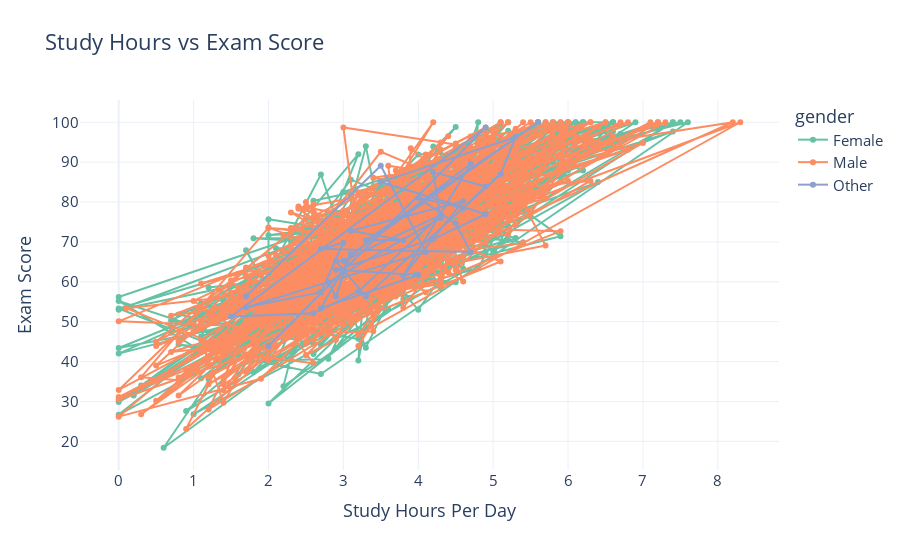

This figure's notebook cell:
### Code cell
fig = px.line(
    df,
    x='study_hours_per_day',
    y='exam_score',
    color='gender',
    markers=True,
    title='Study Hours vs Exam Score',
    labels={'study_hours_per_day': 'Study Hours Per Day', 'exam_score': 'Exam Score'},
)
fig.update_layout(
    title_font_size=22,
    font=dict(size=15),
    hoverlabel=dict(bgcolor="white", font_size=14, font_family="Arial")
)
fig.show()

### Figure 1 — Plotly figure (JSON) as saved in the notebook; plotly's stock layout.template omitted (floating-point values rounded to 4 significant figures; data arrays with more than 128 entries replaced by an {"elided": "..."} marker saying what was removed)
{"data": [{"hovertemplate": "gender=Female<br>Study Hours Per Day=%{x}<br>Exam Score=%{y}<extra></extra>", "legendgroup": "Female", "line": {"color": "rgb(102,194,165)", "dash": "solid"}, "marker": {"symbol": "circle"}, "mode": "lines+markers", "name": "Female", "orientation": "v", "showlegend": true, "type": "scatter", "x": {"elided": "481 float values"}, "xaxis": "x", "y": {"elided": "481 float values"}, "yaxis": "y"}, {"hovertemplate": "gender=Male<br>Study Hours Per Day=%{x}<br>Exam Score=%{y}<extra></extra>", "legendgroup": "Male", "line": {"color": "rgb(252,141,98)", "dash": "solid"}, "marker": {"symbol": "circle"}, "mode": "lines+markers", "name": "Male", "orientation": "v", "showlegend": true, "type": "scatter", "x": {"elided": "477 float values"}, "xaxis": "x", "y": {"elided": "477 float values"}, "yaxis": "y"}, {"hovertemplate": "gender=Other<br>Study Hours Per Day=%{x}<br>Exam Score=%{y}<extra></extra>", "legendgroup": "Other", "line": {"color": "rgb(141,160,203)", "dash": "solid"}, "marker": {"symbol": "circle"}, "mode": "lines+markers", "name": "Other", "orientation": "v", "showlegend": true, "type": "scatter", "x": [2, 4.9, 1.5, 2.6, 3.2, 4.3, 3, 2.9, 3.3, 5.1, 5.3, 3.5, 4.9, 4.2, 2.9, 4, 2.7, 3.1, 4.7, 3.8, 4.6, 3.1, 3.8, 3.3, 5.6, 3.1, 2.9, 2.8, 4.3, 4.2, 4.9, 4.6, 4, 4.5, 4.7, 2.7, 3, 2.7, 1.7, 4.1, 3.5, 1.7], "xaxis": "x", "y": [43.9, 98.7, 51.3, 52.1, 57.6, 76.8, 65.3, 65.2, 56.4, 87, 96.3, 85, 77, 70.7, 63, 61.7, 53.4, 66.6, 89.6, 61.5, 80.2, 72.8, 70.4, 70.4, 100, 66.9, 56.4, 59.9, 76, 87.5, 83.9, 78.5, 81.1, 74.6, 67.5, 68.2, 69.8, 57.4, 53.6, 67.5, 89.1, 56.4], "yaxis": "y"}], "layout": {"font": {"size": 15}, "height": 550, "hoverlabel": {"bgcolor": "white", "font": {"family": "Arial", "size": 14}}, "legend": {"title": {"text": "gender"}, "tracegroupgap": 0}, "title": {"font": {"size": 22}, "text": "Study Hours vs Exam Score"}, "width": 900, "xaxis": {"anchor": "y", "domain": [0, 1], "title": {"text": "Study Hours Per Day"}}, "yaxis": {"anchor": "x", "domain": [0, 1], "title": {"text": "Exam Score"}}}}
